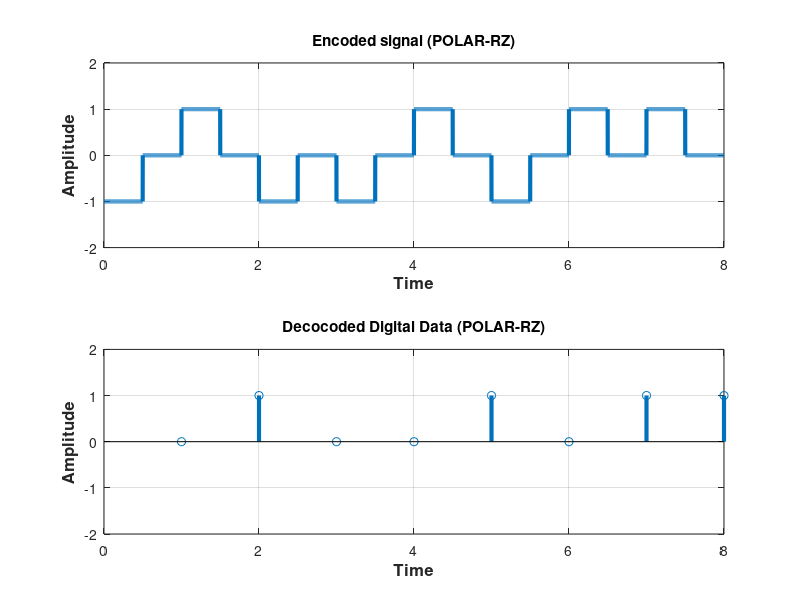

Write MATLAB code to recreate this figure.
clear all;
close all;
clc;
%bits = input('prompt');
bits = [0 1 0 0 1 0 1 1];
bitrate = 1;
n = 1000;
T = length(bits)/bitrate;
N = n*length(bits);
dt = T/N;
t = 0:dt:T;
x = zeros(1,length(t));
%Encoding
for i=1:length(bits)
  if bits(i)==1
    x((i-1)*n+1:(i-1)*n+n/2) = 1;
  else x((i-1)*n+1:(i-1)*n+n/2) = -1;
  end
end
subplot(2, 1, 1);
plot(t, x, 'Linewidth', 3);
axis([0,length(bits),-2,2]);
title('Encoded signal (POLAR-RZ)');
xlabel('Time','fontweight','bold','fontsize',12);
ylabel('Amplitude','fontweight','bold','fontsize',12);
disp('NRZ-I Encoding:');
grid on;
disp(x);

%Decding

counter = 0;
for i = 1 : length(t)
  if t(i)> counter
    counter = counter + 1;
    if x(i) < 0
        result(counter) = 0;
    else
        result(counter) = 1;
    end
  end
end
t1 = 1 : bitrate : length(bits);
subplot(2, 1, 2);
stem(t1, result, 'Linewidth', 3);
axis([0,length(bits),-2,2]);
title('Decocoded Digital Data (POLAR-RZ)');
xlabel('Time','fontweight','bold','fontsize',12);
ylabel('Amplitude','fontweight','bold','fontsize',12);
grid on;

disp('NRZ-L Decoding:');
disp(result);